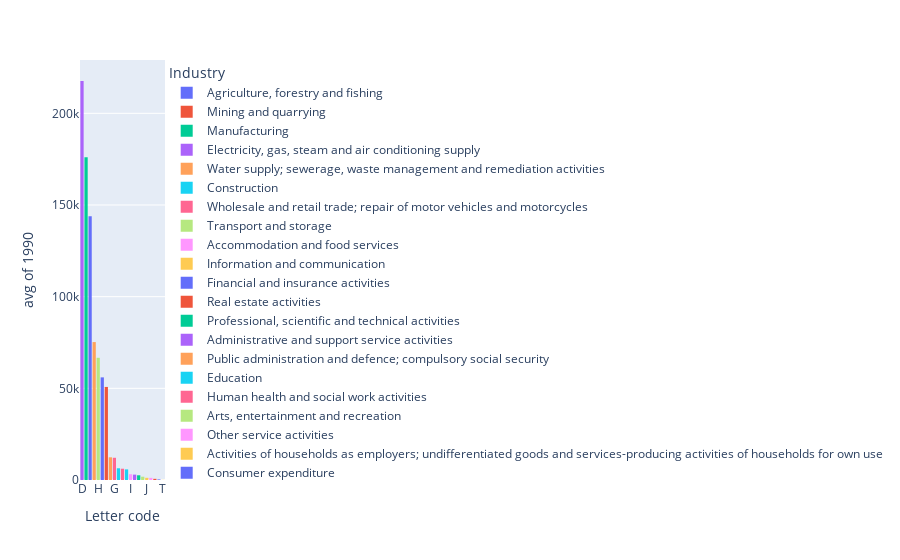

This figure's notebook cell:
### Code cell
fig = px.histogram(ghg_indus_grp, x="Letter code", y=1990, histfunc="avg", color="Industry")
fig.update_layout(xaxis={"categoryorder": "total descending"})
fig.show()

### Figure 1 — Plotly figure (JSON) as saved in the notebook; plotly's stock layout.template omitted (floating-point values rounded to 4 significant figures)
{"data": [{"alignmentgroup": "True", "bingroup": "x", "histfunc": "avg", "hovertemplate": "Industry=Agriculture, forestry and fishing<br>Letter code=%{x}<br>avg of 1990=%{y}<extra></extra>", "legendgroup": "Agriculture, forestry and fishing", "marker": {"color": "#636efa", "pattern": {"shape": ""}}, "name": "Agriculture, forestry and fishing", "offsetgroup": "Agriculture, forestry and fishing", "orientation": "v", "showlegend": true, "type": "histogram", "x": ["A"], "xaxis": "x", "y": [55980.0], "yaxis": "y"}, {"alignmentgroup": "True", "bingroup": "x", "histfunc": "avg", "hovertemplate": "Industry=Mining and quarrying<br>Letter code=%{x}<br>avg of 1990=%{y}<extra></extra>", "legendgroup": "Mining and quarrying", "marker": {"color": "#EF553B", "pattern": {"shape": ""}}, "name": "Mining and quarrying", "offsetgroup": "Mining and quarrying", "orientation": "v", "showlegend": true, "type": "histogram", "x": ["B"], "xaxis": "x", "y": [50760.0], "yaxis": "y"}, {"alignmentgroup": "True", "bingroup": "x", "histfunc": "avg", "hovertemplate": "Industry=Manufacturing<br>Letter code=%{x}<br>avg of 1990=%{y}<extra></extra>", "legendgroup": "Manufacturing", "marker": {"color": "#00cc96", "pattern": {"shape": ""}}, "name": "Manufacturing", "offsetgroup": "Manufacturing", "orientation": "v", "showlegend": true, "type": "histogram", "x": ["C"], "xaxis": "x", "y": [176100.0], "yaxis": "y"}, {"alignmentgroup": "True", "bingroup": "x", "histfunc": "avg", "hovertemplate": "Industry=Electricity, gas, steam and air conditioning supply<br>Letter code=%{x}<br>avg of 1990=%{y}<extra></extra>", "legendgroup": "Electricity, gas, steam and air conditioning supply", "marker": {"color": "#ab63fa", "pattern": {"shape": ""}}, "name": "Electricity, gas, steam and air conditioning supply", "offsetgroup": "Electricity, gas, steam and air conditioning supply", "orientation": "v", "showlegend": true, "type": "histogram", "x": ["D"], "xaxis": "x", "y": [217600.0], "yaxis": "y"}, {"alignmentgroup": "True", "bingroup": "x", "histfunc": "avg", "hovertemplate": "Industry=Water supply; sewerage, waste management and remediation activities<br>Letter code=%{x}<br>avg of 1990=%{y}<extra></extra>", "legendgroup": "Water supply; sewerage, waste management and remediation activities", "marker": {"color": "#FFA15A", "pattern": {"shape": ""}}, "name": "Water supply; sewerage, waste management and remediation activities", "offsetgroup": "Water supply; sewerage, waste management and remediation activities", "orientation": "v", "showlegend": true, "type": "histogram", "x": ["E"], "xaxis": "x", "y": [75230.0], "yaxis": "y"}, {"alignmentgroup": "True", "bingroup": "x", "histfunc": "avg", "hovertemplate": "Industry=Construction<br>Letter code=%{x}<br>avg of 1990=%{y}<extra></extra>", "legendgroup": "Construction", "marker": {"color": "#19d3f3", "pattern": {"shape": ""}}, "name": "Construction", "offsetgroup": "Construction", "orientation": "v", "showlegend": true, "type": "histogram", "x": ["F"], "xaxis": "x", "y": [5787.0], "yaxis": "y"}, {"alignmentgroup": "True", "bingroup": "x", "histfunc": "avg", "hovertemplate": "Industry=Wholesale and retail trade; repair of motor vehicles and motorcycles<br>Letter code=%{x}<br>avg of 1990=%{y}<extra></extra>", "legendgroup": "Wholesale and retail trade; repair of motor vehicles and motorcycles", "marker": {"color": "#FF6692", "pattern": {"shape": ""}}, "name": "Wholesale and retail trade; repair of motor vehicles and motorcycles", "offsetgroup": "Wholesale and retail trade; repair of motor vehicles and motorcycles", "orientation": "v", "showlegend": true, "type": "histogram", "x": ["G"], "xaxis": "x", "y": [12127], "yaxis": "y"}, {"alignmentgroup": "True", "bingroup": "x", "histfunc": "avg", "hovertemplate": "Industry=Transport and storage<br>Letter code=%{x}<br>avg of 1990=%{y}<extra></extra>", "legendgroup": "Transport and storage", "marker": {"color": "#B6E880", "pattern": {"shape": ""}}, "name": "Transport and storage", "offsetgroup": "Transport and storage", "orientation": "v", "showlegend": true, "type": "histogram", "x": ["H"], "xaxis": "x", "y": [66670.0], "yaxis": "y"}, {"alignmentgroup": "True", "bingroup": "x", "histfunc": "avg", "hovertemplate": "Industry=Accommodation and food services<br>Letter code=%{x}<br>avg of 1990=%{y}<extra></extra>", "legendgroup": "Accommodation and food services", "marker": {"color": "#FF97FF", "pattern": {"shape": ""}}, "name": "Accommodation and food services", "offsetgroup": "Accommodation and food services", "orientation": "v", "showlegend": true, "type": "histogram", "x": ["I"], "xaxis": "x", "y": [3139.0], "yaxis": "y"}, {"alignmentgroup": "True", "bingroup": "x", "histfunc": "avg", "hovertemplate": "Industry=Information and communication<br>Letter code=%{x}<br>avg of 1990=%{y}<extra></extra>", "legendgroup": "Information and communication", "marker": {"color": "#FECB52", "pattern": {"shape": ""}}, "name": "Information and communication", "offsetgroup": "Information and communication", "orientation": "v", "showlegend": true, "type": "histogram", "x": ["J"], "xaxis": "x", "y": [1199.0], "yaxis": "y"}, {"alignmentgroup": "True", "bingroup": "x", "histfunc": "avg", "hovertemplate": "Industry=Financial and insurance activities<br>Letter code=%{x}<br>avg of 1990=%{y}<extra></extra>", "legendgroup": "Financial and insurance activities", "marker": {"color": "#636efa", "pattern": {"shape": ""}}, "name": "Financial and insurance activities", "offsetgroup": "Financial and insurance activities", "orientation": "v", "showlegend": true, "type": "histogram", "x": ["K"], "xaxis": "x", "y": [345], "yaxis": "y"}, {"alignmentgroup": "True", "bingroup": "x", "histfunc": "avg", "hovertemplate": "Industry=Real estate activities<br>Letter code=%{x}<br>avg of 1990=%{y}<extra></extra>", "legendgroup": "Real estate activities", "marker": {"color": "#EF553B", "pattern": {"shape": ""}}, "name": "Real estate activities", "offsetgroup": "Real estate activities", "orientation": "v", "showlegend": true, "type": "histogram", "x": ["L"], "xaxis": "x", "y": [645.9], "yaxis": "y"}, {"alignmentgroup": "True", "bingroup": "x", "histfunc": "avg", "hovertemplate": "Industry=Professional, scientific and technical activities<br>Letter code=%{x}<br>avg of 1990=%{y}<extra></extra>", "legendgroup": "Professional, scientific and technical activities", "marker": {"color": "#00cc96", "pattern": {"shape": ""}}, "name": "Professional, scientific and technical activities", "offsetgroup": "Professional, scientific and technical activities", "orientation": "v", "showlegend": true, "type": "histogram", "x": ["M"], "xaxis": "x", "y": [2569.0], "yaxis": "y"}, {"alignmentgroup": "True", "bingroup": "x", "histfunc": "avg", "hovertemplate": "Industry=Administrative and support service activities<br>Letter code=%{x}<br>avg of 1990=%{y}<extra></extra>", "legendgroup": "Administrative and support service activities", "marker": {"color": "#ab63fa", "pattern": {"shape": ""}}, "name": "Administrative and support service activities", "offsetgroup": "Administrative and support service activities", "orientation": "v", "showlegend": true, "type": "histogram", "x": ["N"], "xaxis": "x", "y": [2935.0], "yaxis": "y"}, {"alignmentgroup": "True", "bingroup": "x", "histfunc": "avg", "hovertemplate": "Industry=Public administration and defence; compulsory social security<br>Letter code=%{x}<br>avg of 1990=%{y}<extra></extra>", "legendgroup": "Public administration and defence; compulsory social security", "marker": {"color": "#FFA15A", "pattern": {"shape": ""}}, "name": "Public administration and defence; compulsory social security", "offsetgroup": "Public administration and defence; compulsory social security", "orientation": "v", "showlegend": true, "type": "histogram", "x": ["O"], "xaxis": "x", "y": [12380.0], "yaxis": "y"}, {"alignmentgroup": "True", "bingroup": "x", "histfunc": "avg", "hovertemplate": "Industry=Education<br>Letter code=%{x}<br>avg of 1990=%{y}<extra></extra>", "legendgroup": "Education", "marker": {"color": "#19d3f3", "pattern": {"shape": ""}}, "name": "Education", "offsetgroup": "Education", "orientation": "v", "showlegend": true, "type": "histogram", "x": ["P"], "xaxis": "x", "y": [6393], "yaxis": "y"}, {"alignmentgroup": "True", "bingroup": "x", "histfunc": "avg", "hovertemplate": "Industry=Human health and social work activities<br>Letter code=%{x}<br>avg of 1990=%{y}<extra></extra>", "legendgroup": "Human health and social work activities", "marker": {"color": "#FF6692", "pattern": {"shape": ""}}, "name": "Human health and social work activities", "offsetgroup": "Human health and social work activities", "orientation": "v", "showlegend": true, "type": "histogram", "x": ["Q"], "xaxis": "x", "y": [6152.0], "yaxis": "y"}, {"alignmentgroup": "True", "bingroup": "x", "histfunc": "avg", "hovertemplate": "Industry=Arts, entertainment and recreation<br>Letter code=%{x}<br>avg of 1990=%{y}<extra></extra>", "legendgroup": "Arts, entertainment and recreation", "marker": {"color": "#B6E880", "pattern": {"shape": ""}}, "name": "Arts, entertainment and recreation", "offsetgroup": "Arts, entertainment and recreation", "orientation": "v", "showlegend": true, "type": "histogram", "x": ["R"], "xaxis": "x", "y": [1798.0], "yaxis": "y"}, {"alignmentgroup": "True", "bingroup": "x", "histfunc": "avg", "hovertemplate": "Industry=Other service activities<br>Letter code=%{x}<br>avg of 1990=%{y}<extra></extra>", "legendgroup": "Other service activities", "marker": {"color": "#FF97FF", "pattern": {"shape": ""}}, "name": "Other service activities", "offsetgroup": "Other service activities", "orientation": "v", "showlegend": true, "type": "histogram", "x": ["S"], "xaxis": "x", "y": [1163.0], "yaxis": "y"}, {"alignmentgroup": "True", "bingroup": "x", "histfunc": "avg", "hovertemplate": "Industry=Activities of households as employers; undifferentiated goods and services-producing activities of households for own use<br>Letter code=%{x}<br>avg of 1990=%{y}<extra></extra>", "legendgroup": "Activities of households as employers; undifferentiated goods and services-producing activities of households for own use", "marker": {"color": "#FECB52", "pattern": {"shape": ""}}, "name": "Activities of households as employers; undifferentiated goods and services-producing activities of households for own use", "offsetgroup": "Activities of households as employers; undifferentiated goods and services-producing activities of households for own use", "orientation": "v", "showlegend": true, "type": "histogram", "x": ["T"], "xaxis": "x", "y": [76.3], "yaxis": "y"}, {"alignmentgroup": "True", "bingroup": "x", "histfunc": "avg", "hovertemplate": "Industry=Consumer expenditure<br>Letter code=%{x}<br>avg of 1990=%{y}<extra></extra>", "legendgroup": "Consumer expenditure", "marker": {"color": "#636efa", "pattern": {"shape": ""}}, "name": "Consumer expenditure", "offsetgroup": "Consumer expenditure", "orientation": "v", "showlegend": true, "type": "histogram", "x": ["U"], "xaxis": "x", "y": [143900.0], "yaxis": "y"}, {"alignmentgroup": "True", "bingroup": "x", "histfunc": "avg", "hovertemplate": "Industry=Total greenhouse gas emissions<br>Letter code=%{x}<br>avg of 1990=%{y}<extra></extra>", "legendgroup": "Total greenhouse gas emissions", "marker": {"color": "#EF553B", "pattern": {"shape": ""}}, "name": "Total greenhouse gas emissions", "offsetgroup": "Total greenhouse gas emissions", "orientation": "v", "showlegend": true, "type": "histogram", "x": [null], "xaxis": "x", "y": [842900.0], "yaxis": "y"}], "layout": {"barmode": "relative", "legend": {"title": {"text": "Industry"}, "tracegroupgap": 0}, "margin": {"t": 60}, "xaxis": {"anchor": "y", "categoryorder": "total descending", "domain": [0, 1], "title": {"text": "Letter code"}}, "yaxis": {"anchor": "x", "domain": [0, 1], "title": {"text": "avg of 1990"}}}}
